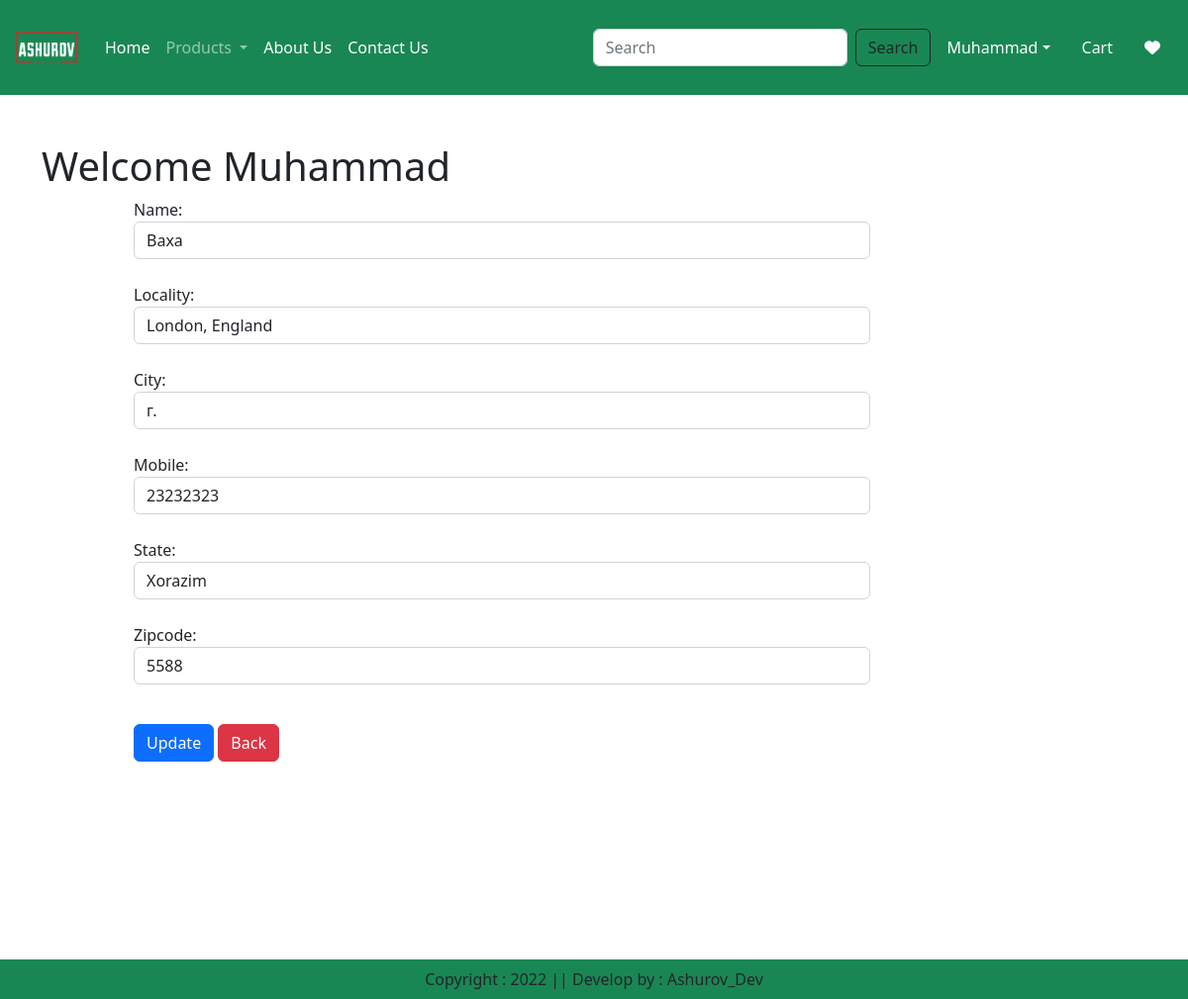
Screenshot of /updateAddress/1 (signed in) with the database file from the repository.
### app/models.py (models this page shows, shortened)
class Customer(models.Model):
    user = models.ForeignKey(User, on_delete=models.CASCADE)
    name = models.CharField(max_length=200)
    locality = models.CharField(max_length=200)
    city = models.CharField(max_length=50)
    mobile = models.IntegerField(default=0)
    zipcode = models.IntegerField()
    state = models.CharField(choices=STATE_CHOICES, max_length=100)

### app/views.py (the view, shortened to what this page needs)
# urls.py: path('updateAddress/<int:pk>', updateAddress.as_view(), name='updateAddress'),
@method_decorator(login_required, name='dispatch')
class updateAddress(View):
    def get(self, request, pk):
        add = Customer.objects.get(pk=pk)
        form = CustomerProfileForm(instance=add)
        totalitem = 0
        wishitem = 0
        if request.user.is_authenticated:
            totalitem = len(Cart.objects.filter(user=request.user))
            wishitem = len(Wishlist.objects.filter(user=request.user))
        return render(request, "app/updateAddress.html", locals())

### app/forms.py
class CustomerProfileForm(forms.ModelForm):
    class Meta:
        model = Customer
        fields = ['name', 'locality', 'city', 'mobile', 'state', 'zipcode']
        widgets = {
            'name': forms.TextInput(attrs={'class': 'form-control'}),
            'locality': forms.TextInput(attrs={'class': 'form-control'}),
            'city': forms.TextInput(attrs={'class': 'form-control'}),
            'mobile': forms.NumberInput(attrs={'class': 'form-control'}),
            'state': forms.Select(attrs={'class': 'form-control'}),
            'zipcode': forms.NumberInput(attrs={'class': 'form-control'}),
        }

### app/templates/app/updateAddress.html (shortened to what this page needs)
{% extends 'app/base.html' %}
{% load static %}
{% block main-content %}
<div class="container my-5">
    <div class="row">
        <h1>Welcome <span class="text-capitalize">{{ request.user }}</span></h1>
    </div>
    <div class="col-sm-8 offset-sm-1">
        <form action="" method="post">
            {% for fm in form %}
                {{ fm.label_tag }} {{ fm }} <small class="text-danger">{{ fm.errors|striptags }}</small><br>
            {% endfor %}
            <div class="col-12 mt-3">
                <button type="submit" class="btn btn-primary">Update</button>
                <a href="{% url 'address' %}" type="button" class="btn btn-danger">Back</a>
            </div>
        </form>
    </div>
</div>
{% endblock main-content %}

### app/templates/app/base.html (shortened to what this page needs)
<!DOCTYPE html>
{% load static %}
<html lang="en">
<head>
    <link href="https://cdn.jsdelivr.net/npm/bootstrap@5.2.3/dist/css/bootstrap.min.css" rel="stylesheet">
    <link rel="stylesheet" href="https://cdnjs.cloudflare.com/ajax/libs/font-awesome/6.2.1/css/all.min.css" />
    <link rel="stylesheet" href="{% static 'app/css/owl.carousel.min.css' %}">
    <link rel="stylesheet" href="{% static 'app/css/all.min.css' %}">
    <link rel="stylesheet" href="{% static 'app/css/style.css' %}">
</head>
<body>
    <nav class="navbar navbar-expand-lg navbar-dark bg-success">
      <div class="container-fluid">
        <a class="navbar-brand" href="{% url 'home' %}">
            <img src="{% static 'app/images/product/Logo_white.png' %}" width="70" height="70"/>
        </a>
        <div class="collapse navbar-collapse" id="navbarSupportedContent">
          <ul class="navbar-nav me-auto mb-2 mb-lg-0">
            {% if request.user.is_authenticated %}
            <li class="nav-item">
              <a class="nav-link active" aria-current="page" href="/">Home</a>
            </li>
            <li class="nav-item dropdown">
              <a class="nav-link dropdown-toggle" href="#" role="button" data-bs-toggle="dropdown" aria-expanded="false">
                Products
              </a>
            </li>
            <li class="nav-item">
              <a class="nav-link text-white" href="{% url 'about' %}">About Us</a>
            </li>
            <li class="nav-item">
              <a class="nav-link text-white" href="{% url 'contact' %}">Contact Us</a>
            </li>
          </ul>
          <form class="d-flex" role="search" action="/search">
            <input class="form-control me-2" type="search" placeholder="Search" name="search" aria-label="Search">
            <button class="btn btn-outline-dark" type="submit">Search</button>
          </form>
        </div>
        <ul class="navbar-nav me-auto mb-2 mb-lg-0">
            <li class="nav-item dropdown mx-2">
                <a class="nav-link dropdown-toggle text-white" href="#"
                id="profileDropdown" role="button" data-bs-toggle="dropdown"
                aria-expanded="false">{{ user|title }}</a>
            </li>
            <li class="nav-item mx-2">
                <a href="{% url 'showcart' %}" class="nav-link text-white"> Cart</a>
            </li>
            <li class="nav-item mx-2">
                <a href="{% url 'showwishlist' %}" class="nav-link text-white">
                    <i class="fa fa-heart"></i></a>
            </li>
            {% endif %}
        </ul>
      </div>
    </nav>
    {% block main-content %}{% endblock main-content %}
    <br><br>
    <br><br>
    <br><br>
    <br><br>
    <footer class="container-fluid fixed-bottom bg-success text-center p-2 mt-5">
        Copyright : 2022  || Develop by : Ashurov_Dev
    </footer>
</body>
</html>

### rows the page displays
Customer: form "Baxa" "London, England" "г." "23232323" "Xorazim" "5588"

### other values shown
{{ user|title }} "Muhammad"
{{ request.user }} "Muhammad"
{{ fm.label_tag }} "Name:" "Locality:" "City:" "Mobile:" "State:" "Zipcode:"
